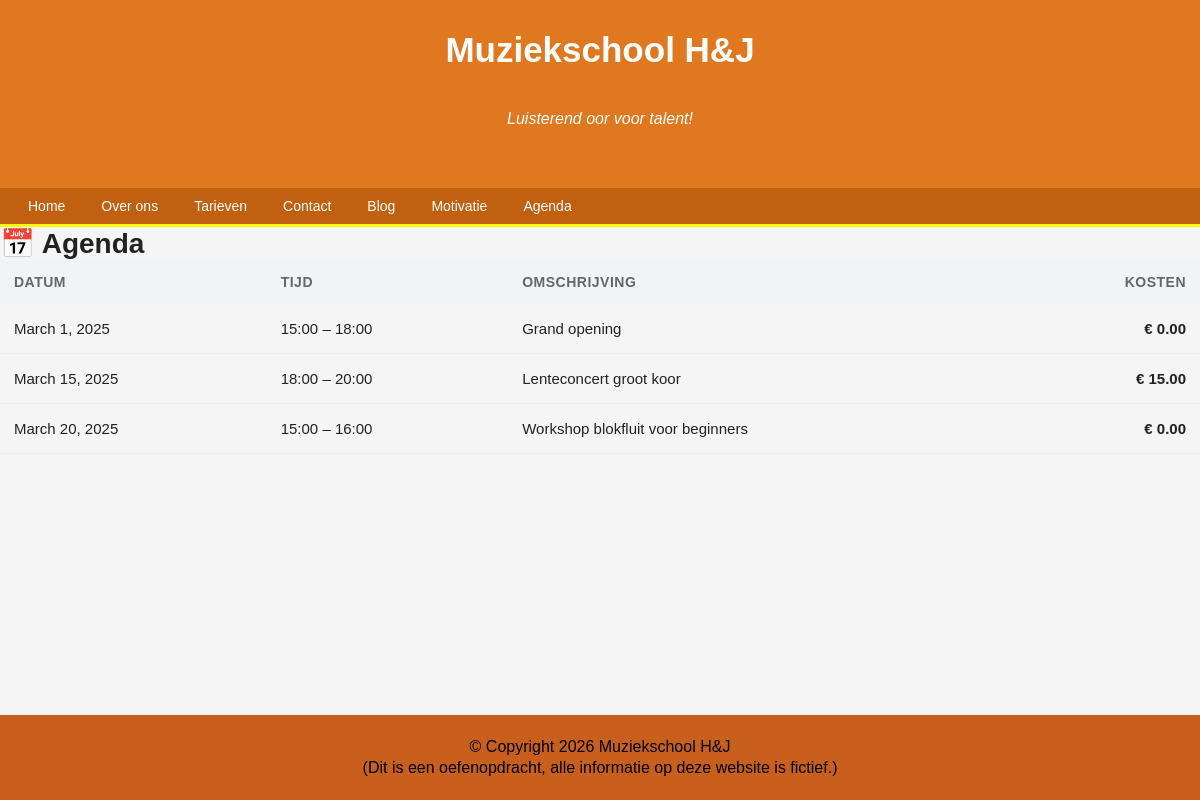
/agenda/, run on the app's committed database.
### agenda/models.py (models this page shows, shortened)
class Activiteit(models.Model):
    datum = models.DateField()
    begin_tijd = models.TimeField()
    eind_tijd = models.TimeField()
    omschrijving = models.TextField()
    kosten = models.DecimalField(max_digits=6, decimal_places=2)
    class Meta:
        ordering = ['datum', 'begin_tijd']

### agenda/views.py (the view)
# urls.py: path('', views.agenda_view, name='agenda'),
def agenda_view(request):
    activiteiten = Activiteit.objects.all()
    return render(request, "agenda/agenda.html", {"activiteiten": activiteiten})

### agenda/templates/agenda/agenda.html (shortened to what this page needs)
<!DOCTYPE html>
<html lang="nl">
    <head>
        {% load static %}
        <link rel="stylesheet" href="{% static 'CSS/style.css' %}">
    </head>
    <body>
        <header>
            <h1>Muziekschool H&J</h1>
            <p>Luisterend oor voor talent!</p>
        </header>
        <nav>
            <ul>
                <li><a href="..\html\index.html">Home</a></li>
                <li><a href="..\html\overons.html">Over ons</a></li>
                <li><a href="..\html\tarieven.html">Tarieven</a></li>
                <li><a href="..\html\contact.html">Contact</a></li>
                <li><a href="..\html\blog.html">Blog</a></li>
                <li><a href="..\motivatie\index.html">Motivatie</a></li>
                <li><a href="..\muziekvereniging\agenda\templates\agenda\agenda.html">Agenda</a></li>
            </ul>
        </nav>
        <h1>📅 Agenda</h1>
        {% if activiteiten %}
        <table>
            <tr>
                <th>Datum</th>
                <th>Tijd</th>
                <th>Omschrijving</th>
                <th>Kosten</th>
            </tr>
            {% for activiteit in activiteiten %}
            <tr>
                <td>{{ activiteit.datum }}</td>
                <td>{{ activiteit.begin_tijd|time:"H:i" }} – {{ activiteit.eind_tijd|time:"H:i" }}</td>
                <td>{{ activiteit.omschrijving }}</td>
                <td>€ {{ activiteit.kosten }}</td>
            </tr>
            {% endfor %}
        </table>
        {% else %}
            <p>Er zijn nog geen activiteiten gepland.</p>
        {% endif %}
        <footer>
            <p>&copy; Copyright 2026 Muziekschool H&J</p>
            <p>(Dit is een oefenopdracht, alle informatie op deze website is fictief.)</p>
        </footer>
    </body>
</html>

### agenda/static/CSS/style.css (style rules this page uses)
* { margin: 0; padding:0; box-sizing: border-box; }
body { font-family: Arial, sans-serif; font-size: 14px; color: #222; background-color: #f5f5f5; display: flex; flex-direction: column; }
header { background-color: #e07820; color: white; text-align: center; padding: 30px 20px 20px; }
header h1 { font-size: 35px; font-weight: bold; margin-bottom: 6px; }
header p { font-size: 16px; font-style: italic; }
nav { background-color: #c06010; padding: 0; border-bottom: 3px solid yellow; }
nav ul { list-style: none; display: flex; padding: 0 10px; margin: 0; }
nav ul li a { display: block; color:white; text-decoration: none; padding: 10px 18px; font-family: Arial, sans-serif; font-size: 14px; }
table { width: 100%; border-collapse: collapse; }
th { text-align: left; padding: 14px; background-color: #f1f3f6 ; font-size: 14px; text-transform: uppercase; letter-spacing: 0.5px; color: #666; }
td { padding: 16px 14px; border-bottom: 1px solid #eee; font-size: 15px; }
td:last-child, th:last-child { text-align: right; font-weight: 600; }
p { text-align: center; margin:40px; font-size: 16px; }
footer { position: absolute; bottom: 0; width: 100%; background-color: #c95f1c; color: black; text-align: center; padding: 20px; }
footer p { margin: 3px 0; }

### data on the page
Activiteit: datum "March 1, 2025", begin_tijd "15:00", eind_tijd "18:00", omschrijving "Grand opening", kosten "0.00"
Activiteit: datum "March 15, 2025", begin_tijd "18:00", eind_tijd "20:00", omschrijving "Lenteconcert groot koor", kosten "15.00"
Activiteit: datum "March 20, 2025", begin_tijd "15:00", eind_tijd "16:00", omschrijving "Workshop blokfluit voor beginners", kosten "0.00"
